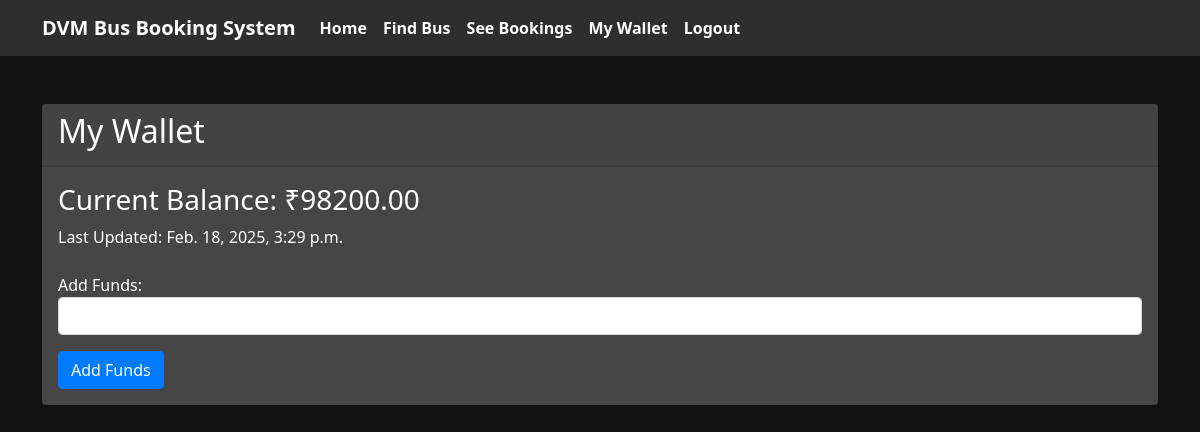
/wallet/ (signed in), run on an earlier commit of the app's database.
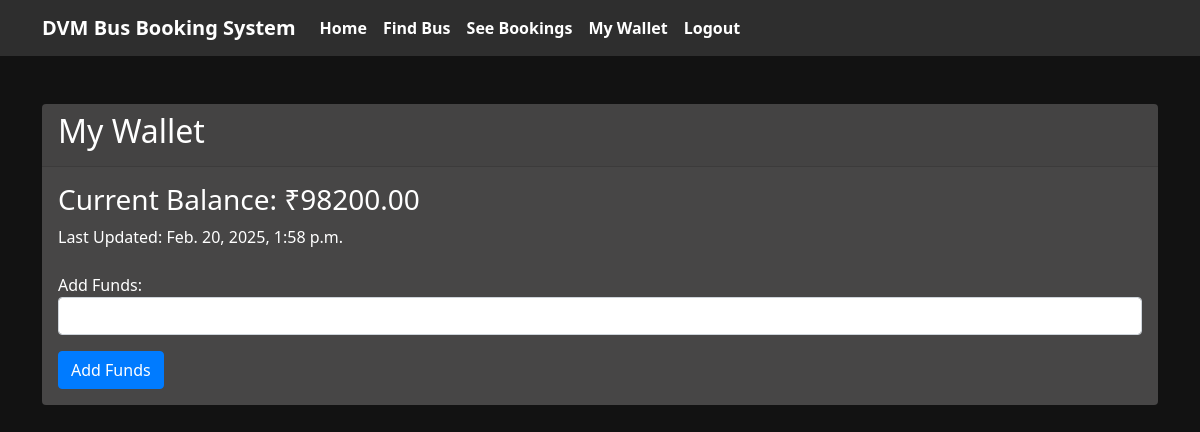
And on a later commit of the database.
### myapp/models.py (models this page shows, shortened)
class Wallet(models.Model):
    user = models.OneToOneField(AuthUser, on_delete=models.CASCADE)
    balance = models.DecimalField(max_digits=10, decimal_places=2, default=0.00)
    last_updated = models.DateTimeField(auto_now=True)

### myapp/views.py (the view)
# urls.py: path('wallet/', views.wallet_view, name='wallet_view'),
@login_required(login_url='signin')
def wallet_view(request):
    wallet, created = Wallet.objects.get_or_create(user=request.user)
    return render(request, 'myapp/wallet.html', {'wallet': wallet})

### myapp/templates/myapp/wallet.html (shortened to what this page needs)
{% extends 'myapp/base.html' %}
{% block content %}
<div class="container mt-5">
    <div class="card">
        <div class="card-header">
            <h2>My Wallet</h2>
        </div>
        <div class="card-body">
            <h3>Current Balance: ₹{{ wallet.balance }}</h3>
            <p>Last Updated: {{ wallet.last_updated }}</p>
            <form method="post" action="{% url 'add_funds' %}" class="mt-4">
                <div class="form-group">
                    <label for="amount">Add Funds:</label>
                    <input type="number" step="0.01" min="0" name="amount" id="amount" class="form-control" required>
                </div>
                <button type="submit" class="btn btn-primary mt-3">Add Funds</button>
            </form>
        </div>
    </div>
</div>
{% endblock %}

What changed in the data, as far as the page shows it:
changed Wallet: last_updated "Feb. 18, 2025, 3:29 p.m." → "Feb. 20, 2025, 1:58 p.m."
